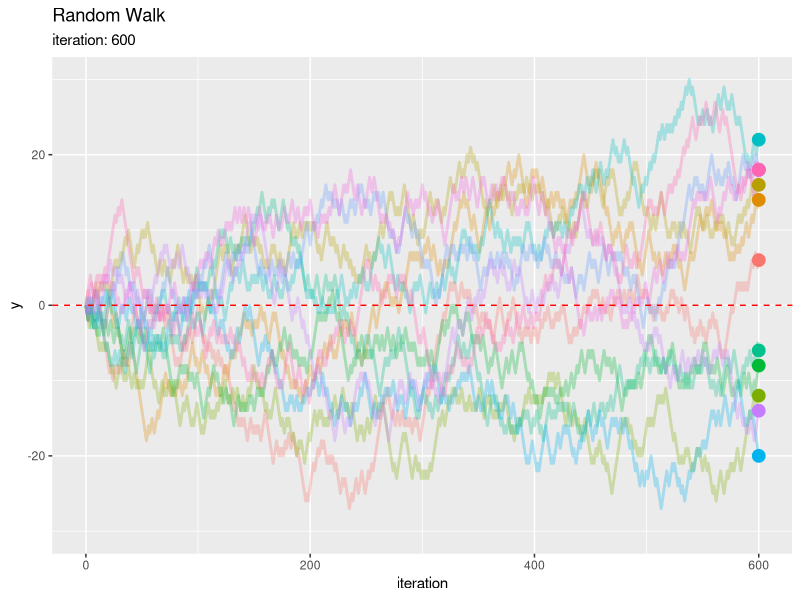

The R script that drew this image: (Note: this script raises an error after producing the figure.)

# 1次元ランダムウォークの作図 -------------------------------------------------------------

# 利用パッケージ
library(gganimate)
library(tidyverse)

# パッケージ名の省略用
library(ggplot2)


# 作図 ----------------------------------------------------------------

# 試行回数を指定
max_iter <- 600

# サンプルサイズを指定
sample_size <- 12

# 乱数の生成と集計
trace_df <- tibble::tibble(
  id =  factor(1:sample_size) # サンプル番号
) |> 
  dplyr::reframe(
    iter = 0:max_iter, # 試行番号
    r    = c(0, sample(x = c(-1, 1), size = max_iter, replace = TRUE)), # 初期値0, 乱数±1
    .by = id
  ) |> # 移動量を生成
  dplyr::mutate(
    y = cumsum(r), .by = id
  )  # 総移動量を計算


# グラフサイズを設定
axis_size <- trace_df[["y"]] |> 
  abs() |> 
  max()


# 最終結果を抽出
res_df <- trace_df |> 
  dplyr::filter(iter == max_iter)

# 1Dランダムウォークを作図
graph <- ggplot() + 
  geom_path(data = trace_df, mapping = aes(x = iter, y = y, color = id), 
            size = 1, alpha = 0.3) + # 軌跡
  geom_point(data = res_df, 
             mapping = aes(x = iter, y = y, color = id), 
             size = 4) + # 最終地点
  geom_hline(yintercept = 0, color = "red", linetype = "dashed") + # 初期値
  guides(color = "none") + 
  coord_cartesian(ylim = c(-axis_size, axis_size)) + # 描画範囲
  labs(title = "Random Walk", 
       subtitle = paste("iteration:", max_iter), 
       x = "iteration", y = "y")
graph

# グラフを書出
ggplot2::ggsave(
  plot = graph, filename = "output/RandomWalk/1d.png", 
  width = 12, height = 9, units = "in", dpi = 250
)


# 1Dランダムウォークのアニメーションを作図
anim <- ggplot() + 
  geom_hline(yintercept = 0, color = "red", linetype = "dashed") + # 初期値
  geom_path(data = trace_df, 
            mapping = aes(x = iter, y = y, color = id), 
            size = 1, alpha = 0.3) + # 軌跡
  geom_point(data = trace_df, 
             mapping = aes(x = iter, y = y, color = id), 
             size = 4) + # 現在地点
  gganimate::transition_reveal(along = iter) + # フレーム切替
  guides(color = "none") + 
  coord_cartesian(ylim = c(-axis_size, axis_size)) + # 描画範囲
  labs(title = "Random Walk", 
       subtitle = "iteration: {frame_along}", 
       x = "iteration", y = "y")

# mp4動画を作成
gganimate::animate(
  plot = anim, nframes = max_iter+1, fps = 10, 
  width = 12, height = 9, units = "in", res = 250, 
  renderer = gganimate::av_renderer(file = "output/RandomWalk/1d.mp4")
)
